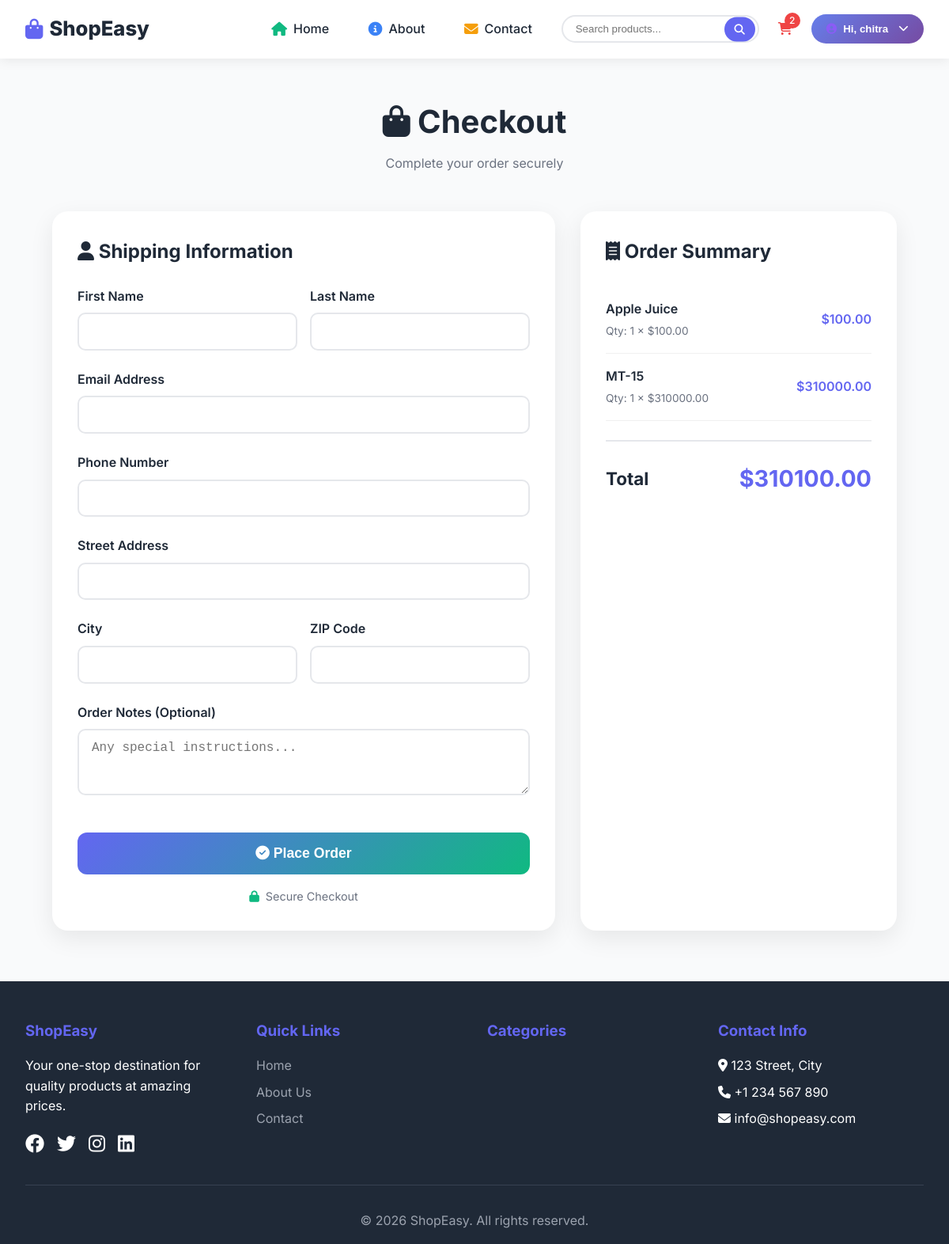
The page /checkout/ (signed in) on the database its author committed.
### myApp/models.py (models this page shows, shortened)
class Cart(models.Model):
    user = models.ForeignKey(User, on_delete=models.CASCADE)
    product = models.ForeignKey(Product, on_delete=models.CASCADE)
    quantity = models.IntegerField(default=1)
    added_at = models.DateTimeField(auto_now_add=True)
    def total_price(self):
        return self.product.price * self.quantity

class Product(models.Model):
    name = models.CharField(max_length=200)
    description = models.TextField()
    price = models.DecimalField(max_digits=10, decimal_places=2)
    category = models.ForeignKey(Category, on_delete=models.CASCADE, related_name='products', null=True, blank=True)
    image = models.ImageField(upload_to='products/', blank=True, null=True)
    stock = models.IntegerField(default=0)
    featured = models.BooleanField(default=False)
    created_at = models.DateTimeField(auto_now_add=True)

### myApp/views.py (the view, shortened to what this page needs)
# urls.py: path('checkout/', views.checkout, name='checkout'),
@login_required
def checkout(request):
    cart_items = Cart.objects.filter(user=request.user).select_related('product')
    if not cart_items.exists():
        messages.warning(request, "Your cart is empty.")
        return redirect('home')
    total = sum(item.total_price() for item in cart_items)
    return render(request, 'checkout.html', {
        'cart_items': cart_items,
        'total': total
    })

### myApp/templates/checkout.html (shortened to what this page needs)
{% extends 'base.html' %}
{% block content %}
<div class="checkout-wrapper">
    <div class="checkout-header">
        <h1><i class="fas fa-shopping-bag"></i> Checkout</h1>
        <p>Complete your order securely</p>
    </div>
    <div class="checkout-grid">
        <div class="checkout-form">
            <h3><i class="fas fa-user"></i> Shipping Information</h3>
            <form method="POST">
                <div class="form-row">
                    <div class="form-group">
                        <label for="first_name">First Name</label>
                        <input type="text" id="first_name" name="first_name" required>
                    </div>
                    <div class="form-group">
                        <label for="last_name">Last Name</label>
                        <input type="text" id="last_name" name="last_name" required>
                    </div>
                </div>
                <div class="form-group">
                    <label for="email">Email Address</label>
                    <input type="email" id="email" name="email" value="{{ user.email }}" required>
                </div>
                <div class="form-group">
                    <label for="phone">Phone Number</label>
                    <input type="tel" id="phone" name="phone" required>
                </div>
                <div class="form-group">
                    <label for="address">Street Address</label>
                    <input type="text" id="address" name="address" required>
                </div>
                <div class="form-row">
                    <div class="form-group">
                        <label for="city">City</label>
                        <input type="text" id="city" name="city" required>
                    </div>
                    <div class="form-group">
                        <label for="zip">ZIP Code</label>
                        <input type="text" id="zip" name="zip" required>
                    </div>
                </div>
                <div class="form-group">
                    <label for="notes">Order Notes (Optional)</label>
                    <textarea id="notes" name="notes" rows="3" placeholder="Any special instructions..."></textarea>
                </div>
                <button type="submit" class="place-order-btn">
                    <i class="fas fa-check-circle"></i> Place Order
                </button>
                <div class="secure-badge">
                    <i class="fas fa-lock"></i>
                    <span>Secure Checkout</span>
                </div>
            </form>
        </div>
        <div class="order-summary">
            <h3><i class="fas fa-receipt"></i> Order Summary</h3>
            {% for item in cart_items %}
            <div class="order-item">
                <div class="item-details">
                    <h4>{{ item.product.name }}</h4>
                    <p>Qty: {{ item.quantity }} × ${{ item.product.price }}</p>
                </div>
                <div class="item-price">
                    ${{ item.total_price }}
                </div>
            </div>
            {% empty %}
            <p>No items in cart</p>
            {% endfor %}
            <div class="order-total">
                <h3>Total</h3>
                <div class="total-amount">${{ total }}</div>
            </div>
        </div>
    </div>
</div>
{% endblock %}

### myApp/templates/base.html (shortened to what this page needs)
<!DOCTYPE html>
<html lang="en">
<head>
    {% load static %}
    <link rel="stylesheet" href="https://cdnjs.cloudflare.com/ajax/libs/font-awesome/6.4.0/css/all.min.css">
    <link rel="stylesheet" href="{% static 'css/style.css' %}">
</head>
<body>
    <nav class="navbar">
        <a href="{% url 'home' %}" class="logo">
            <i class="fas fa-shopping-bag" style="color: #6366f1;"></i> ShopEasy
        </a>
        <div class="nav-links">
            <a href="{% url 'home' %}" class="nav-link {% if request.path == '/' %}active{% endif %}">
                <i class="fas fa-home" style="color: #10b981;"></i> Home
            </a>
            <a href="{% url 'about' %}" class="nav-link {% if request.path == '/about/' %}active{% endif %}">
                <i class="fas fa-info-circle" style="color: #3b82f6;"></i> About
            </a>
            <a href="{% url 'contact' %}" class="nav-link {% if request.path == '/contact/' %}active{% endif %}">
                <i class="fas fa-envelope" style="color: #f59e0b;"></i> Contact
            </a>
            <div class="search-box">
                <form action="{% url 'search_products' %}" method="get">
                    <input type="text" name="q" placeholder="Search products...">
                    <button type="submit" class="search-btn">
                        <i class="fas fa-search"></i>
                    </button>
                </form>
            </div>
            <a href="{% url 'cart' %}" class="cart-icon">
                <i class="fas fa-shopping-cart" style="color: #ef4444;"></i>
                {% if user.is_authenticated %}
                    {% with cart_items=user.cart_set.all %}
                        {% if cart_items %}
                            <span class="cart-count">{{ cart_items.count }}</span>
                        {% endif %}
                    {% endwith %}
                {% endif %}
            </a>
            {% if user.is_authenticated %}
                <div class="user-dropdown">
                    <button class="user-dropdown-btn">
                        <i class="fas fa-user-circle" style="color: #8b5cf6;"></i> Hi, {{ user.username }}
                        <i class="fas fa-chevron-down" style="font-size: 0.8rem; margin-left: 0.3rem;"></i>
                    </button>
                </div>
            {% endif %}
        </div>
    </nav>
    <main>
        {% block content %}{% endblock %}
    </main>
    <footer>
        <div class="footer-content">
            <div class="footer-section">
                <h3>ShopEasy</h3>
                <p>Your one-stop destination for quality products at amazing prices.</p>
                <div class="social-icons">
                    <a href="#"><i class="fab fa-facebook"></i></a>
                    <a href="#"><i class="fab fa-twitter"></i></a>
                    <a href="#"><i class="fab fa-instagram"></i></a>
                    <a href="#"><i class="fab fa-linkedin"></i></a>
                </div>
            </div>
            <div class="footer-section">
                <h3>Quick Links</h3>
                <ul class="footer-links">
                    <li><a href="{% url 'home' %}">Home</a></li>
                    <li><a href="{% url 'about' %}">About Us</a></li>
                    <li><a href="{% url 'contact' %}">Contact</a></li>
                </ul>
            </div>
            <div class="footer-section">
                <h3>Categories</h3>
            </div>
            <div class="footer-section">
                <h3>Contact Info</h3>
                <ul class="footer-links">
                    <li><i class="fas fa-map-marker-alt"></i> 123 Street, City</li>
                    <li><i class="fas fa-phone"></i> +1 234 567 890</li>
                    <li><i class="fas fa-envelope"></i> info@shopeasy.com</li>
                </ul>
            </div>
        </div>
        <div class="footer-bottom">
            <p>&copy; 2026 ShopEasy. All rights reserved.</p>
        </div>
    </footer>
</body>
</html>

### myApp/static/css/style.css (style rules this page uses)
* { margin: 0; padding: 0; box-sizing: border-box; }
:root { --primary: #6366f1; --primary-dark: #4f46e5; --secondary: #10b981; --danger: #ef4444; --warning: #f59e0b; --dark: #1f2937; --light: #f9fafb; --gray: #6b7280; --border: #e5e7eb; }
body { font-family: 'Inter', -apple-system, BlinkMacSystemFont, 'Segoe UI', sans-serif; line-height: 1.6; color: var(--dark); background: var(--light); }
.navbar { background: white; box-shadow: 0 2px 15px rgba(0,0,0,0.08); padding: 1rem 2rem; display: flex; justify-content: space-between; align-items: center; position: sticky; top: 0; z-index: 1000; }
.logo { font-size: 1.6rem; font-weight: 800; color: var(--dark); text-decoration: none; display: flex; align-items: center; gap: 0.5rem; }
.nav-links { display: flex; gap: 1.5rem; align-items: center; flex-wrap: wrap; }
.nav-link { text-decoration: none; color: var(--dark); font-weight: 500; transition: all 0.3s; display: flex; align-items: center; gap: 0.5rem; padding: 0.5rem 0.8rem; border-radius: 8px; }
.nav-link i { font-size: 1.1rem; }
.user-dropdown { position: relative; }
.user-dropdown-btn { background: linear-gradient(135deg, #667eea 0%, #764ba2 100%); color: white; border: none; padding: 0.7rem 1.2rem; border-radius: 50px; font-weight: 600; cursor: pointer; display: flex; align-items: center; gap: 0.5rem; transition: transform 0.3s; }
.search-box { position: relative; }
.search-box input { padding: 0.5rem 2.5rem 0.5rem 1rem; border: 2px solid var(--border); border-radius: 50px; width: 250px; transition: all 0.3s; }
.search-btn { position: absolute; right: 5px; top: 50%; transform: translateY(-50%); background: var(--primary); color: white; border: none; padding: 0.5rem 0.8rem; border-radius: 50px; cursor: pointer; }
.cart-icon { position: relative; color: var(--dark); text-decoration: none; font-weight: 500; }
.cart-count { position: absolute; top: -8px; right: -10px; background: var(--danger); color: white; border-radius: 50%; width: 20px; height: 20px; display: flex; align-items: center; justify-content: center; font-size: 0.75rem; }
.form-group { margin-bottom: 1.5rem; }
.form-group label { display: block; margin-bottom: 0.5rem; font-weight: 600; color: var(--dark); }
.form-group input, .form-group textarea { width: 100%; padding: 0.8rem; border: 2px solid var(--border); border-radius: 8px; font-size: 1rem; transition: border-color 0.3s; }
footer { background: var(--dark); color: white; padding: 3rem 2rem 1rem; margin-top: 4rem; }
.footer-content { max-width: 1200px; margin: 0 auto; display: grid; grid-template-columns: repeat(auto-fit, minmax(250px, 1fr)); gap: 2rem; margin-bottom: 2rem; }
.footer-section h3 { margin-bottom: 1rem; color: var(--primary); }
.footer-links { list-style: none; }
.footer-links li { margin-bottom: 0.5rem; }
.footer-links a { color: #9ca3af; text-decoration: none; transition: color 0.3s; }
.social-icons { display: flex; gap: 1rem; margin-top: 1rem; }
.social-icons a { color: white; font-size: 1.5rem; transition: color 0.3s; }
.footer-bottom { text-align: center; padding-top: 2rem; border-top: 1px solid #374151; color: #9ca3af; }

### rows shown on the page
Cart: product.name "Apple Juice", quantity "1", product.price "100.00", total_price "100.00"
Cart: product.name "MT-15", quantity "1", product.price "310000.00", total_price "310000.00"

### other values the page prints
{{ cart_items.count }} "2"
{{ user.username }} "chitra"
{{ total }} "310100.00"
